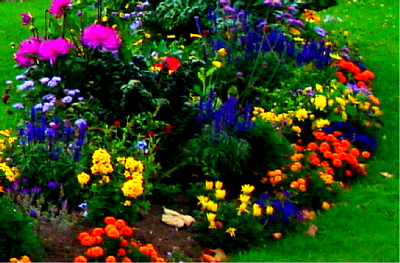
%> input picture Pratikum 4/images.png, 400 x 263 px
$ octave Distribusi_Warna_PikselCitra_dalam_Ruang_HSV.m   (GNU Octave 9; MATLAB toolbox functions it lacks are replaced by stand-ins)
%> lines starting %> are read from the running program, lines starting %| are printed output that depends on the picture
clear all;
I = imread('images.png');
%> I is the input picture: size 263x400x3 uint8; mean R, G, B 47.6, 68.3, 23.4
I(1:10,1:10,1)
[N,M,L] = size(I);
%> N = 263; M = 400; L = 3
HSV_Edge(1:350,1:400,1:3) = 128;
for n = 1 : N
    for m = 1 : M
        b = double (I(n,m,3)); g = double(I(n,m,2)) ; r = double(I(n,m,1));
        Max = max (r,max(g,b));
        Min = min (r,min(g,b));
        C = Max - Min;
        V = Max;
        if (Max == Min) S = 0;
            else S = C;
        end;

        if (Max == Min) H = 0;
        elseif ( r == Max ) H = ((g - b)) / C;
            elseif ( g == Max ) H = 2 + (b - r) / C;
                elseif ( b == Max ) H = 4 + (r - g) / C;
        end;
        H = H * pi / 3;

        j = 200 + floor(S * cos(H) / 1.5);
        i = 325 - floor(S *sin(H) / 6.0 + V);
        HSV_Edge(i,j,1) = r;
        HSV_Edge(i,j,2) = g;
        HSV_Edge(i,j,3) = b;
    end;
end;
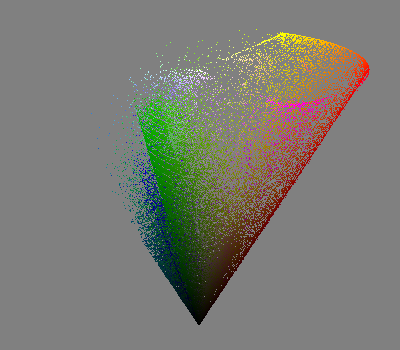
%> HSV_Edge: size 350x400x3 double; mean R, G, B 123, 123.2, 114.6
%> after the loop, H = 2.09; S = 51
%> (the run ends here)
